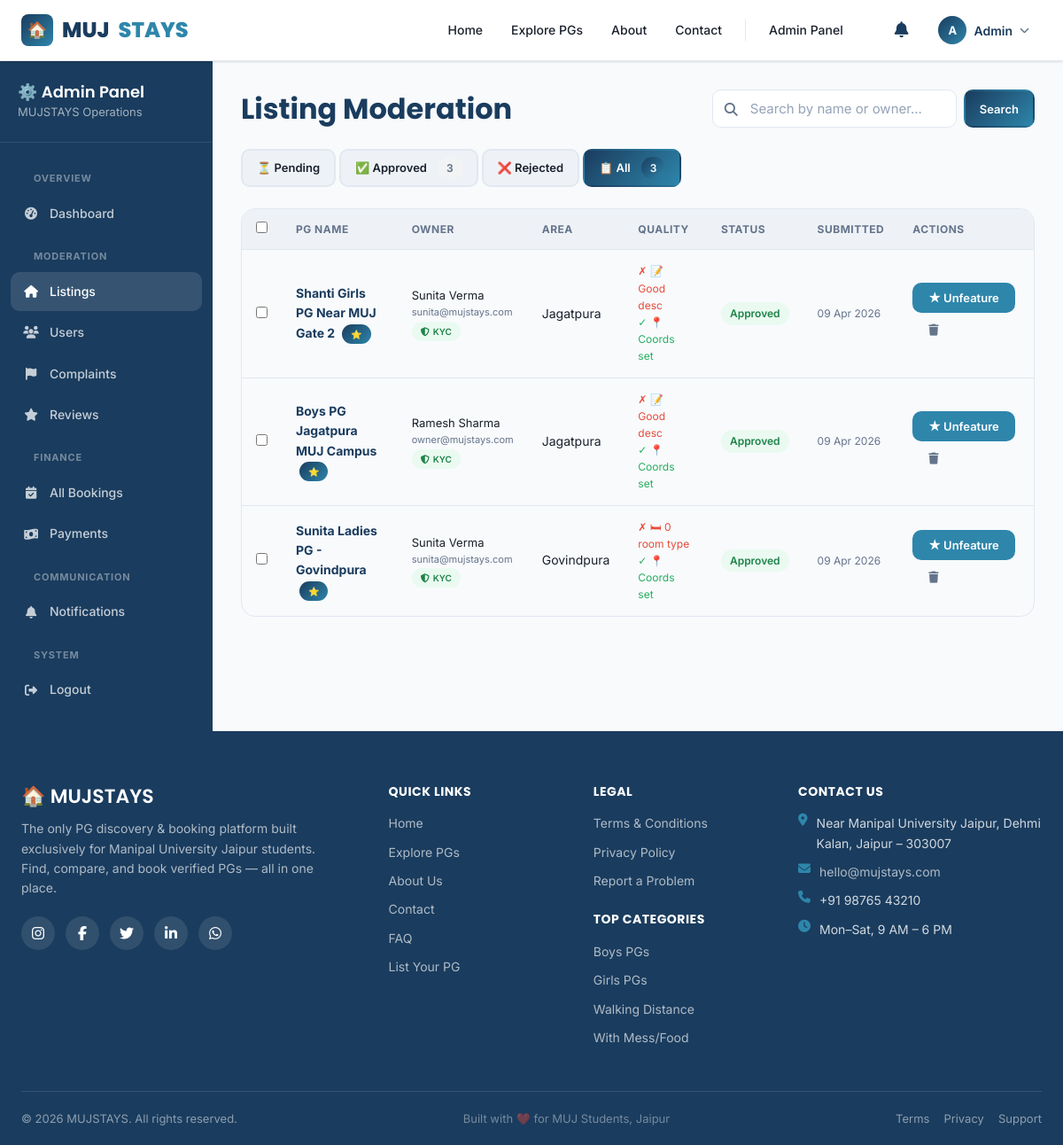
The page /admin/listings.php?status=all (signed in) on the database its author committed.
### tables this page shows
CREATE TABLE `pg_listings` (
  `id` INT UNSIGNED NOT NULL AUTO_INCREMENT,
  `owner_id` INT UNSIGNED NOT NULL,
  `area_id` INT UNSIGNED DEFAULT NULL,
  `area_name` VARCHAR(100) DEFAULT NULL,
  `title` VARCHAR(200) NOT NULL,
  `slug` VARCHAR(220) NOT NULL,
  `description` TEXT NOT NULL,
  `address` VARCHAR(300) NOT NULL,
  `latitude` DECIMAL(10,8) NOT NULL DEFAULT 26.84000000,
  `longitude` DECIMAL(11,8) NOT NULL DEFAULT 75.56000000,
  `distance_from_muj` DECIMAL(5,2) DEFAULT NULL,
  `price_min` INT UNSIGNED NOT NULL,
  `price_max` INT UNSIGNED NOT NULL,
  `gender_preference` ENUM('male', 'female', 'any') NOT NULL DEFAULT 'any',
  `has_food` TINYINT(1) DEFAULT 0,
  `has_wifi` TINYINT(1) DEFAULT 0,
  `has_ac` TINYINT(1) DEFAULT 0,
  `has_parking` TINYINT(1) DEFAULT 0,
  `has_laundry` TINYINT(1) DEFAULT 0,
  `has_gym` TINYINT(1) DEFAULT 0,
  `has_cctv` TINYINT(1) DEFAULT 0,
  `has_warden` TINYINT(1) DEFAULT 0,
  `has_transport` TINYINT(1) DEFAULT 0,
  `rules` TEXT DEFAULT NULL,
  `status` ENUM('draft', 'pending', 'approved', 'rejected', 'inactive') DEFAULT 'draft',
  `rejection_reason` TEXT DEFAULT NULL,
  `is_featured` TINYINT(1) DEFAULT 0,
  `avg_rating` DECIMAL(3,2) DEFAULT 0.00,
  `total_reviews` INT UNSIGNED DEFAULT 0,
  `view_count` INT UNSIGNED DEFAULT 0,
  `created_at` DATETIME DEFAULT CURRENT_TIMESTAMP,
  `updated_at` DATETIME DEFAULT NULL ON UPDATE CURRENT_TIMESTAMP,
  `is_deleted` TINYINT(1) DEFAULT 0,
  PRIMARY KEY (`id`),
  UNIQUE KEY `slug` (`slug`),
  KEY `owner_id` (`owner_id`),
  CONSTRAINT `fk_pg_owner` FOREIGN KEY (`owner_id`) REFERENCES `users` (`id`) ON DELETE CASCADE,
  CONSTRAINT `fk_pg_area` FOREIGN KEY (`area_id`) REFERENCES `areas` (`id`)
);

CREATE TABLE `users` (
  `id` INT UNSIGNED NOT NULL AUTO_INCREMENT,
  `name` VARCHAR(100) NOT NULL,
  `email` VARCHAR(150) NOT NULL,
  `password_hash` VARCHAR(255) NOT NULL,
  `phone` VARCHAR(15) DEFAULT NULL,
  `role` ENUM('student', 'owner', 'admin') NOT NULL DEFAULT 'student',
  `gender` ENUM('male', 'female', 'other') DEFAULT NULL,
  `profile_photo` VARCHAR(300) DEFAULT NULL,
  `is_verified` TINYINT(1) DEFAULT 0,
  `is_kyc_verified` TINYINT(1) DEFAULT 0,
  `is_active` TINYINT(1) DEFAULT 1,
  `is_deleted` TINYINT(1) DEFAULT 0,
  `otp_code` VARCHAR(6) DEFAULT NULL,
  `otp_expires_at` DATETIME DEFAULT NULL,
  `login_attempts` INT DEFAULT 0,
  `locked_until` DATETIME DEFAULT NULL,
  `created_at` DATETIME DEFAULT CURRENT_TIMESTAMP,
  `updated_at` DATETIME DEFAULT NULL ON UPDATE CURRENT_TIMESTAMP,
  PRIMARY KEY (`id`),
  UNIQUE KEY `email` (`email`)
);

CREATE TABLE `areas` (
  `id` INT UNSIGNED NOT NULL AUTO_INCREMENT,
  `name` VARCHAR(100) NOT NULL,
  `distance_from_muj` DECIMAL(5,2) DEFAULT NULL,
  PRIMARY KEY (`id`),
  UNIQUE KEY `name` (`name`)
);

### admin/listings.php (the view, shortened to what this page needs)
<?php
require_once '../includes/db.php';
require_once '../includes/helpers.php';
$status_filter = $_GET['status']??'pending';
$q = trim($_GET['q']??'');
$where = "p.is_deleted=0"; $params=[];
$total=$pdo->prepare("SELECT COUNT(*) FROM pg_listings p JOIN users u ON u.id=p.owner_id WHERE $where"); $total->execute($params); $total=(int)$total->fetchColumn();
$pag=paginate($total,15);
$listings=$pdo->prepare("SELECT p.*, a.name AS area_name, u.name AS owner_name, u.email AS owner_email, u.is_kyc_verified, (SELECT COUNT(*) FROM pg_images WHERE pg_id=p.id) AS image_count, (SELECT COUNT(*) FROM room_types WHERE pg_id=p.id) AS room_count FROM pg_listings p JOIN users u ON u.id=p.owner_id LEFT JOIN areas a ON a.id = p.area_id WHERE $where ORDER BY p.created_at DESC LIMIT {$pag['per_page']} OFFSET {$pag['offset']}");
$listings->execute($params); $listings=$listings->fetchAll();
$counts=$pdo->query("SELECT status,COUNT(*) cnt FROM pg_listings WHERE is_deleted=0 GROUP BY status")->fetchAll(PDO::FETCH_KEY_PAIR);
?>
<!DOCTYPE html>
<html lang="en"><head><meta charset="UTF-8"><meta name="viewport" content="width=device-width,initial-scale=1">
<link rel="stylesheet" href="<?= BASE_URL ?>/assets/css/style.css">
<link rel="stylesheet" href="https://cdnjs.cloudflare.com/ajax/libs/font-awesome/6.5.0/css/all.min.css">
</head><body>
<?php require_once '../components/navbar.php'; ?>
<div class="dashboard-layout">
  <?php require_once '../components/sidebar.php'; ?>
  <div class="main-content">
    <div style="display:flex;justify-content:space-between;align-items:center;margin-bottom:24px;flex-wrap:wrap;gap:12px">
      <h2 style="margin:0">Listing Moderation</h2>
      <form style="display:flex;gap:8px" method="GET">
        <div class="input-group"><i class="fas fa-search input-icon"></i>
        <input type="text" name="q" class="form-control" placeholder="Search by name or owner..." value="<?= htmlspecialchars($q) ?>"></div>
        <button type="submit" class="btn btn-primary btn-sm">Search</button>
      </form>
    </div>
    <div style="display:flex;gap:4px;margin-bottom:24px;flex-wrap:wrap">
      <?php foreach(['pending'=>'⏳ Pending','approved'=>'✅ Approved','rejected'=>'❌ Rejected','all'=>'📋 All'] as $k=>$v):
        $cnt = $k==='all' ? array_sum($counts) : ($counts[$k]??0); ?>
        <a href="?status=<?= $k ?>" class="btn <?= $status_filter===$k?'btn-primary':'btn-secondary' ?> btn-sm">
          <?= $v ?> <?php if($cnt): ?><span class="badge <?= $status_filter===$k?'badge-primary':'badge-secondary' ?>" style="margin-left:4px"><?= $cnt ?></span><?php endif; ?>
        </a>
      <?php endforeach; ?>
    </div>
    <?php if (empty($listings)): ?>
      <div class="empty-state"><i class="fas fa-home"></i><h3>No Listings Found</h3><p>No listings match your current filter.</p></div>
    <?php else: ?>
      <div class="table-wrap">
        <table>
          <thead><tr><th><input type="checkbox" id="select-all"></th><th>PG Name</th><th>Owner</th><th>Area</th><th>Quality</th><th>Status</th><th>Submitted</th><th>Actions</th></tr></thead>
          <tbody>
            <?php foreach($listings as $l): ?>
            <tr>
              <td><input type="checkbox" class="row-check" value="<?= $l['id'] ?>"></td>
              <td>
                <a href="<?= BASE_URL ?>/pg-detail.php?id=<?= $l['id'] ?>" target="_blank" style="font-weight:700;color:var(--primary)"><?= htmlspecialchars(truncate($l['title'],35)) ?></a>
                <?php if ($l['is_featured']): ?><span class="badge badge-primary" style="font-size:10px;margin-left:4px">⭐</span><?php endif; ?>
              </td>
              <td>
                <div style="font-size:13px"><?= htmlspecialchars($l['owner_name']) ?></div>
                <div style="font-size:11px;color:var(--text-muted)"><?= htmlspecialchars($l['owner_email']) ?></div>
                <?php if ($l['is_kyc_verified']): ?><span class="badge badge-success" style="font-size:10px"><i class="fas fa-shield-alt"></i> KYC</span><?php endif; ?>
              </td>
              <td><?= htmlspecialchars($l['area_name']) ?></td>
              <td>
                <div style="font-size:12px">
                  <?php
                  $checks = [
                    $l['image_count']>=3 => '📸 '.$l['image_count'].' photos',
                    strlen($l['description'])>=100 => '📝 Good desc',
                    $l['room_count']>0 => '🛏 '.$l['room_count'].' room type'.(($l['room_count']>1)?'s':''),
                    !empty($l['latitude']) => '📍 Coords set',
                  ];
                  foreach($checks as $pass=>$label): ?>
                    <div style="color:<?= $pass?'var(--success)':'var(--danger)' ?>"><?= $pass?'✓':'✗' ?> <?= $label ?></div>
                  <?php endforeach; ?>
                </div>
              </td>
              <td><?= status_badge($l['status']) ?></td>
              <td style="font-size:12px;color:var(--text-muted)"><?= date('d M Y',strtotime($l['created_at'])) ?></td>
              <td>
                <div style="display:flex;gap:4px;flex-wrap:wrap">
                  <?php if ($l['status']==='pending'): ?>
                  <form method="POST" style="display:inline">
                    <?= csrf_field() ?><input type="hidden" name="listing_id" value="<?= $l['id'] ?>">
                    <button name="action" value="approve" class="btn btn-success btn-sm" onclick="return confirm('Approve this listing?')">✓ Approve</button>
                  </form>
                  <button class="btn btn-danger btn-sm" onclick="document.getElementById('rej-<?= $l['id'] ?>').style.display='block'">✗ Reject</button>
                  <?php elseif ($l['status']==='approved'): ?>
                  <form method="POST" style="display:inline">
                    <button name="action" value="feature" class="btn btn-accent btn-sm"><?= $l['is_featured']?'★ Unfeature':'☆ Feature' ?></button>
                  </form>
                  <?php endif; ?>
                  <form method="POST" style="display:inline">
                    <button name="action" value="delete" class="btn btn-ghost btn-sm" onclick="return confirm('Remove this listing?')" title="Remove"><i class="fas fa-trash"></i></button>
                  </form>
                </div>
              </td>
            </tr>
            <?php endforeach; ?>
          </tbody>
        </table>
      </div>
    <?php endif; ?>
  </div>
</div>
<?php require_once '../components/footer.php'; ?>
</body></html>

### includes/helpers.php (shortened to what this page needs)
<?php
function paginate(int $total, int $per_page = 12, string $param = 'page'): array {
    $current = max(1, (int)($_GET[$param] ?? 1));
    $total_pages = max(1, ceil($total / $per_page));
    $current = min($current, $total_pages);
    $offset = ($current - 1) * $per_page;
    return compact('current', 'total_pages', 'offset', 'per_page', 'total');
}
function status_badge(string $status): string {
    $map = [
        'pending'   => 'badge-warning',
        'confirmed' => 'badge-success',
        'rejected'  => 'badge-danger',
        'cancelled' => 'badge-secondary',
        'completed' => 'badge-info',
        'approved'  => 'badge-success',
        'draft'     => 'badge-secondary',
        'inactive'  => 'badge-secondary',
        'open'      => 'badge-danger',
        'in_review' => 'badge-warning',
        'resolved'  => 'badge-success',
        'success'   => 'badge-success',
        'failed'    => 'badge-danger',
        'refunded'  => 'badge-info',
    ];
    $class = $map[$status] ?? 'badge-secondary';
    return '<span class="badge ' . $class . '">' . ucfirst(str_replace('_', ' ', $status)) . '</span>';
}
function truncate(string $text, int $length = 80): string {
    if (strlen($text) <= $length) return $text;
    return substr($text, 0, $length) . '…';
}

### assets/css/style.css (style rules this page uses)
:root { --primary: #1A3C5E; --primary-d: #0f2540; --accent: #2E86AB; --accent-d: #1a6080; --success: #27AE60; --warning: #F39C12; --danger: #E74C3C; --info: #3498DB; --bg: #F8FAFC; --bg2: #EEF2F7; --card-bg: #FFFFFF; --border: #E2E8F0; --text: #1A202C; --text-muted: #64748B; --text-light: #94A3B8; --shadow-sm: 0 1px 3px rgba(0,0,0,.08), 0 1px 2px rgba(0,0,0,.05); --shadow: 0 4px 16px rgba(0,0,0,.1); --shadow-lg: 0 10px 40px rgba(0,0,0,.14); --radius: 10px; --radius-lg: 16px; --transition: all .25s cubic-bezier(.4,0,.2,1); --font-body: 'Inter', sans-serif; --font-head: 'Poppins', sans-serif; }
*, *::before, *::after { box-sizing: border-box; margin: 0; padding: 0; }
html { scroll-behavior: smooth; }
body { font-family: var(--font-body); font-size: 16px; color: var(--text); background: var(--bg); line-height: 1.6; min-height: 100vh; overflow-x: hidden; }
a { color: var(--accent); text-decoration: none; transition: var(--transition); }
h1,h2,h3,h4,h5,h6 { font-family: var(--font-head); line-height: 1.25; color: var(--primary); }
h2 { font-size: 2rem; font-weight: 700; }
.btn { display: inline-flex; align-items: center; justify-content: center; gap: 8px; padding: 10px 22px; border-radius: var(--radius); font-size: 14px; font-weight: 600; cursor: pointer; transition: var(--transition); border: 2px solid transparent; font-family: var(--font-body); white-space: nowrap; text-decoration: none !important; }
.btn-sm { padding: 7px 16px; font-size: 13px; }
.btn-primary { background: linear-gradient(135deg, var(--primary), var(--accent)); color: #fff !important; border-color: transparent; }
.btn-accent { background: var(--accent); color: #fff !important; border-color: var(--accent); }
.btn-secondary { background: var(--bg2); color: var(--text) !important; border-color: var(--border); }
.btn-ghost { background: transparent; color: var(--text-muted) !important; border-color: transparent; }
.badge { display: inline-flex; align-items: center; gap: 4px; padding: 3px 10px; border-radius: 999px; font-size: 12px; font-weight: 600; white-space: nowrap; }
.badge-success { background: #EAFAF1; color: #1D8348; }
.badge-secondary { background: #F2F3F4; color: #5D6D7E; }
.badge-primary { background: linear-gradient(135deg,var(--primary),var(--accent)); color: #fff; }
.form-control, .form-select { width: 100%; padding: 11px 16px; font-size: 15px; border: 1.5px solid var(--border); border-radius: var(--radius); background: #fff; color: var(--text); transition: var(--transition); font-family: var(--font-body); outline: none; }
.form-control::placeholder { color: var(--text-light); }
.input-group { position: relative; }
.input-group .form-control { padding-left: 42px; }
.table-wrap { overflow-x: auto; border-radius: var(--radius-lg); border: 1px solid var(--border); }
table { width: 100%; border-collapse: collapse; }
thead th { background: var(--bg2); padding: 13px 16px; text-align: left; font-size: 12px; font-weight: 700; text-transform: uppercase; letter-spacing: .5px; color: var(--text-muted); white-space: nowrap; }
tbody td { padding: 14px 16px; font-size: 14px; border-top: 1px solid var(--border); }
tbody tr:last-child td { border-bottom: none; }
.dashboard-layout { display: grid; grid-template-columns: 240px 1fr; gap: 0; min-height: calc(100vh - 68px); }
.main-content { padding: 32px; background: var(--bg); }

### rows shown on the page
pg_listings: title "Shanti Girls PG Near MUJ Gate 2", owner.name "Sunita Verma", owner.email "sunita@mujstays.com", area.name "Jagatpura", label "📝 Good desc", label "📍 Coords set", status "Approved", created_at "09 Apr 2026", is_featured "★ Unfeature"
pg_listings: title "Boys PG Jagatpura MUJ Campus", owner.name "Ramesh Sharma", owner.email "owner@mujstays.com", area.name "Jagatpura", label "📝 Good desc", label "📍 Coords set", status "Approved", created_at "09 Apr 2026", is_featured "★ Unfeature"
pg_listings: title "Sunita Ladies PG - Govindpura", owner.name "Sunita Verma", owner.email "sunita@mujstays.com", area.name "Govindpura", label "🛏 0 room type", label "📍 Coords set", status "Approved", created_at "09 Apr 2026", is_featured "★ Unfeature"

### other values the page prints
mb_substr($user_name, 0, 1) "A"
explode(' ', $user_name)[0] "Admin"
$v "⏳ Pending"
$v "✅ Approved"
$cnt "3"
$v "❌ Rejected"
$v "📋 All"
